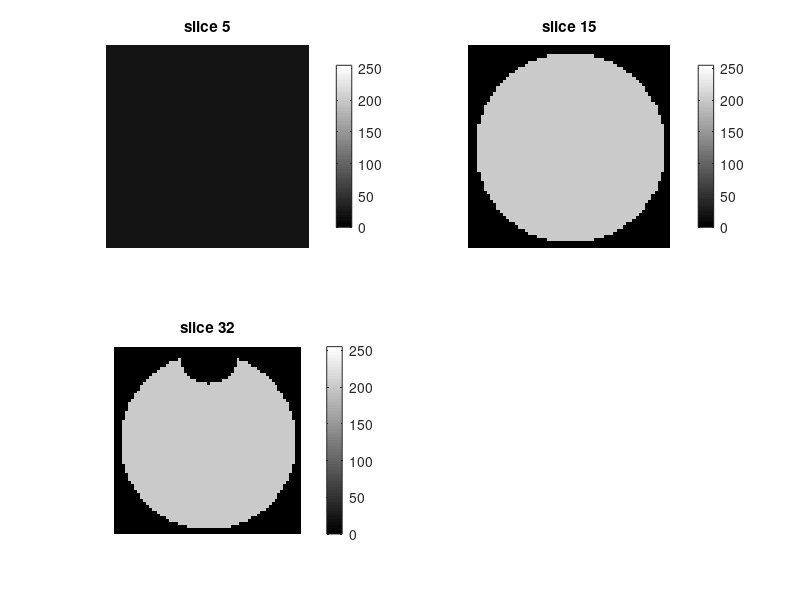

MATLAB code for this plot: (Note: this script raises an error after producing the figure.)
% Read an image volume.
% Make a depth-coded image.
% 2017-11 updated by Maria Magnusson
%------------------------------------

% load volume
%------------
load cylvol.mat;
cylvol = double(cylvol);

% check sizes, note that (row,col,z) corresponds to (y,x,z)
%----------------------------------------------------------
siz = size(cylvol);
sizex = siz(2);
sizey = siz(1);
sizez = siz(3);
zmax = sizez;

% open figure with gray colormap
%-------------------------------
figure;
colormap gray;

% Plot 3 slices from image volume
%--------------------------------
subplot(2,2,1), imshow(cylvol(:,:,5), [0 255]);
title('slice 5'); axis image; colorbar;
subplot(2,2,2), imshow(cylvol(:,:,15), [0 255]);
title('slice 15'); axis image; colorbar;
subplot(2,2,3), imshow(cylvol(:,:,32), [0 255]);
title('slice 32'); axis image; colorbar;




% Make a depth-image in the y-direction 
%--------------------------------------
% Set params
kd = 1;
Md = 1;
Id = 1;

ks = 1;
Ms = 1;
Is = 1;

tmp = zeros(3,3,3);
depth = zeros(sizez,sizex);
thresh = 100;
for z = 1 : zmax
  for x = 1 : sizex
    y=1;
    while (y<sizey) && (cylvol(y,x,z)<thresh)
      y=y+1;
    end
    if cylvol(y,x,z)>=thresh
      tmp(:,:,1) = cylvol(y-1:y+1,x-1:x+1,z-1);
      tmp(:,:,2) = cylvol(y-1:y+1,x-1:x+1,z);
      tmp(:,:,3) = cylvol(y-1:y+1,x-1:x+1,z+1);
      
      [grady, gradx, gradz] = gradxyz(tmp);
      grad = [grady, gradx, gradz];
      grad = grad / norm(grad);
      l_vec = [1,0,0];
      
      scalarprod = dot(grad,l_vec);
      depth(z,x) = max(scalarprod,0)*kd*Md*Id;
    end
  end
end

subplot(2,2,4);
imshow(depth, [0 1]);
title('depthimage'); axis image; colorbar;
